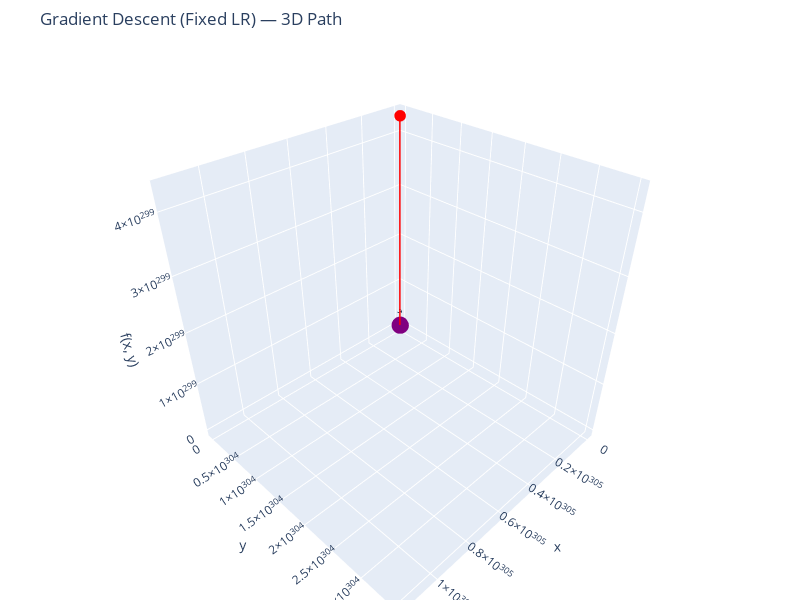
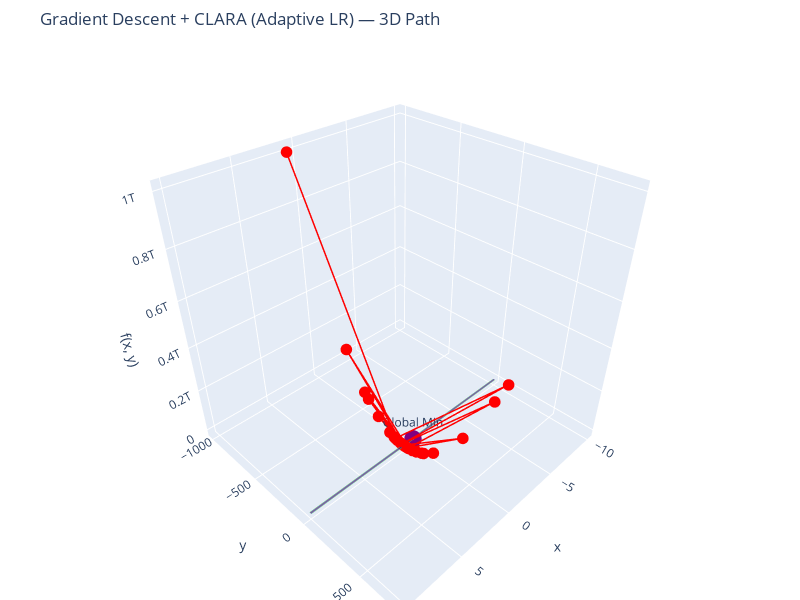
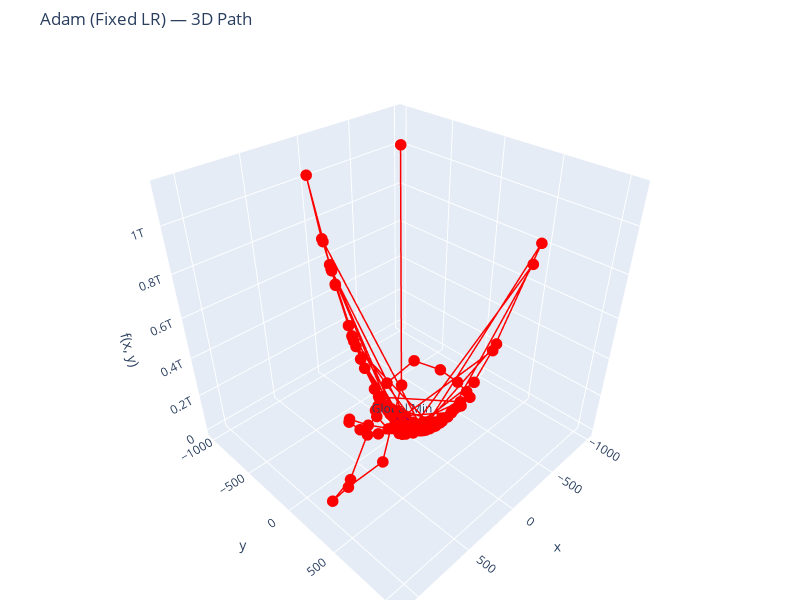
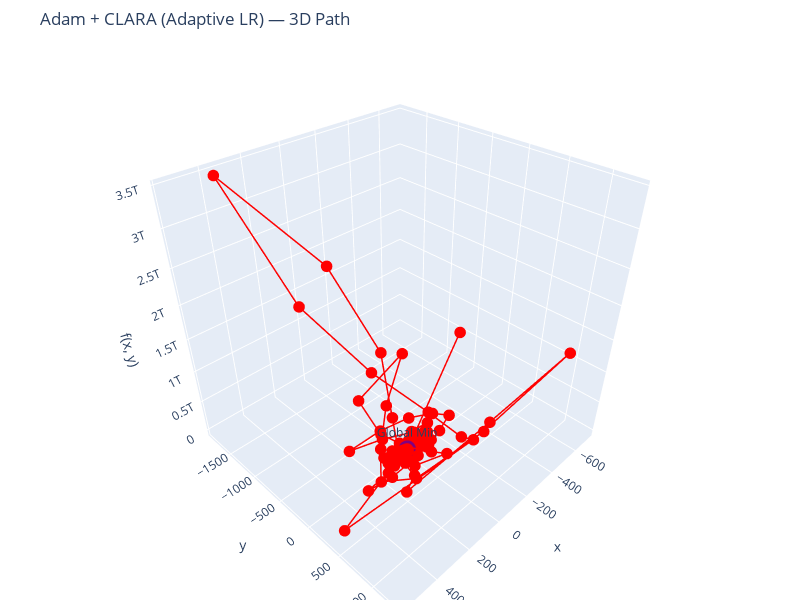

These figures' notebook cell, in order:
### Code cell
for candidate_solutions, method in zip(candidate_paths, method_names):
    path = np.array(candidate_solutions)

    # Generate 3D surface
    X, Y = np.meshgrid(np.linspace(-10, 10, 100), np.linspace(-10, 10, 100))
    Z = np.array([objective_function(np.array([x, y])) for x, y in zip(np.ravel(X), np.ravel(Y))])
    Z = Z.reshape(X.shape)

    # Path values
    Z_path = [objective_function(p) for p in path]

    # Global minimum (assumed at [0, 0])
    x_min = np.array([0.0, 0.0])
    z_min = objective_function(x_min)

    # Create figure
    fig = go.Figure()

    # Surface
    fig.add_trace(go.Surface(
        z=Z, x=X, y=Y,
        colorscale='Viridis',
        opacity=0.7,
        showscale=False
    ))

    # Path as individual points with a single color
    fig.add_trace(go.Scatter3d(
        x=path[:, 0],
        y=path[:, 1],
        z=Z_path,
        mode='markers+lines',
        marker=dict(
            size=4,
            color='red'  # Single color for markers
        ),
        line=dict(
            width=3,
            color='red'  # Single color for the line
        ),
        name='Optimization Path'
    ))

    # Mark the actual minimum
    fig.add_trace(go.Scatter3d(
        x=[x_min[0]],
        y=[x_min[1]],
        z=[z_min],
        mode='markers+text',
        marker=dict(size=6, color='purple'),
        text=["Global Min"],
        textposition="top center",
        name="Minimum"
    ))

    # Layout
    fig.update_layout(
        title=method + " — 3D Path",
        scene=dict(
            xaxis_title='x',
            yaxis_title='y',
            zaxis_title='f(x, y)'
        ),
        width=800,
        height=600,
        margin=dict(l=0, r=0, t=50, b=0),
        showlegend=False
    )

    fig.show()

### Figure 1 — Plotly figure (JSON) as saved in the notebook; plotly's stock layout.template omitted (floating-point values rounded to 4 significant figures; data arrays with more than 128 entries replaced by an {"elided": "..."} marker saying what was removed)
{"data": [{"colorscale": [[0, "#440154"], [0.1111, "#482878"], [0.2222, "#3e4989"], [0.3333, "#31688e"], [0.4444, "#26828e"], [0.5556, "#1f9e89"], [0.6667, "#35b779"], [0.7778, "#6ece58"], [0.8889, "#b5de2b"], [1, "#fde725"]], "opacity": 0.7, "showscale": false, "type": "surface", "x": {"elided": "100x100 float values"}, "y": {"elided": "100x100 float values"}, "z": {"elided": "100x100 float values"}}, {"line": {"color": "red", "width": 3}, "marker": {"color": "red", "size": 4}, "mode": "markers+lines", "name": "Optimization Path", "type": "scatter3d", "x": {"elided": "1000 float values"}, "y": {"elided": "1000 float values"}, "z": {"elided": "1000 float values"}}, {"marker": {"color": "purple", "size": 6}, "mode": "markers+text", "name": "Minimum", "text": ["Global Min"], "textposition": "top center", "type": "scatter3d", "x": [0], "y": [0], "z": [0]}], "layout": {"height": 600, "margin": {"b": 0, "l": 0, "r": 0, "t": 50}, "scene": {"xaxis": {"title": {"text": "x"}}, "yaxis": {"title": {"text": "y"}}, "zaxis": {"title": {"text": "f(x, y)"}}}, "showlegend": false, "title": {"text": "Gradient Descent (Fixed LR) — 3D Path"}, "width": 800}}

### Figure 2 — Plotly figure (JSON) as saved in the notebook; plotly's stock layout.template omitted (floating-point values rounded to 4 significant figures; data arrays with more than 128 entries replaced by an {"elided": "..."} marker saying what was removed)
{"data": [{"colorscale": [[0, "#440154"], [0.1111, "#482878"], [0.2222, "#3e4989"], [0.3333, "#31688e"], [0.4444, "#26828e"], [0.5556, "#1f9e89"], [0.6667, "#35b779"], [0.7778, "#6ece58"], [0.8889, "#b5de2b"], [1, "#fde725"]], "opacity": 0.7, "showscale": false, "type": "surface", "x": {"elided": "100x100 float values"}, "y": {"elided": "100x100 float values"}, "z": {"elided": "100x100 float values"}}, {"line": {"color": "red", "width": 3}, "marker": {"color": "red", "size": 4}, "mode": "markers+lines", "name": "Optimization Path", "type": "scatter3d", "x": {"elided": "1000 float values"}, "y": {"elided": "1000 float values"}, "z": {"elided": "1000 float values"}}, {"marker": {"color": "purple", "size": 6}, "mode": "markers+text", "name": "Minimum", "text": ["Global Min"], "textposition": "top center", "type": "scatter3d", "x": [0], "y": [0], "z": [0]}], "layout": {"height": 600, "margin": {"b": 0, "l": 0, "r": 0, "t": 50}, "scene": {"xaxis": {"title": {"text": "x"}}, "yaxis": {"title": {"text": "y"}}, "zaxis": {"title": {"text": "f(x, y)"}}}, "showlegend": false, "title": {"text": "Gradient Descent + CLARA (Adaptive LR) — 3D Path"}, "width": 800}}

### Figure 3 — Plotly figure (JSON) as saved in the notebook; plotly's stock layout.template omitted (floating-point values rounded to 4 significant figures; data arrays with more than 128 entries replaced by an {"elided": "..."} marker saying what was removed)
{"data": [{"colorscale": [[0, "#440154"], [0.1111, "#482878"], [0.2222, "#3e4989"], [0.3333, "#31688e"], [0.4444, "#26828e"], [0.5556, "#1f9e89"], [0.6667, "#35b779"], [0.7778, "#6ece58"], [0.8889, "#b5de2b"], [1, "#fde725"]], "opacity": 0.7, "showscale": false, "type": "surface", "x": {"elided": "100x100 float values"}, "y": {"elided": "100x100 float values"}, "z": {"elided": "100x100 float values"}}, {"line": {"color": "red", "width": 3}, "marker": {"color": "red", "size": 4}, "mode": "markers+lines", "name": "Optimization Path", "type": "scatter3d", "x": {"elided": "1000 float values"}, "y": {"elided": "1000 float values"}, "z": {"elided": "1000 float values"}}, {"marker": {"color": "purple", "size": 6}, "mode": "markers+text", "name": "Minimum", "text": ["Global Min"], "textposition": "top center", "type": "scatter3d", "x": [0], "y": [0], "z": [0]}], "layout": {"height": 600, "margin": {"b": 0, "l": 0, "r": 0, "t": 50}, "scene": {"xaxis": {"title": {"text": "x"}}, "yaxis": {"title": {"text": "y"}}, "zaxis": {"title": {"text": "f(x, y)"}}}, "showlegend": false, "title": {"text": "Adam (Fixed LR) — 3D Path"}, "width": 800}}

### Figure 4 — Plotly figure (JSON) as saved in the notebook; plotly's stock layout.template omitted (floating-point values rounded to 4 significant figures; data arrays with more than 128 entries replaced by an {"elided": "..."} marker saying what was removed)
{"data": [{"colorscale": [[0, "#440154"], [0.1111, "#482878"], [0.2222, "#3e4989"], [0.3333, "#31688e"], [0.4444, "#26828e"], [0.5556, "#1f9e89"], [0.6667, "#35b779"], [0.7778, "#6ece58"], [0.8889, "#b5de2b"], [1, "#fde725"]], "opacity": 0.7, "showscale": false, "type": "surface", "x": {"elided": "100x100 float values"}, "y": {"elided": "100x100 float values"}, "z": {"elided": "100x100 float values"}}, {"line": {"color": "red", "width": 3}, "marker": {"color": "red", "size": 4}, "mode": "markers+lines", "name": "Optimization Path", "type": "scatter3d", "x": {"elided": "1000 float values"}, "y": {"elided": "1000 float values"}, "z": {"elided": "1000 float values"}}, {"marker": {"color": "purple", "size": 6}, "mode": "markers+text", "name": "Minimum", "text": ["Global Min"], "textposition": "top center", "type": "scatter3d", "x": [0], "y": [0], "z": [0]}], "layout": {"height": 600, "margin": {"b": 0, "l": 0, "r": 0, "t": 50}, "scene": {"xaxis": {"title": {"text": "x"}}, "yaxis": {"title": {"text": "y"}}, "zaxis": {"title": {"text": "f(x, y)"}}}, "showlegend": false, "title": {"text": "Adam + CLARA (Adaptive LR) — 3D Path"}, "width": 800}}
